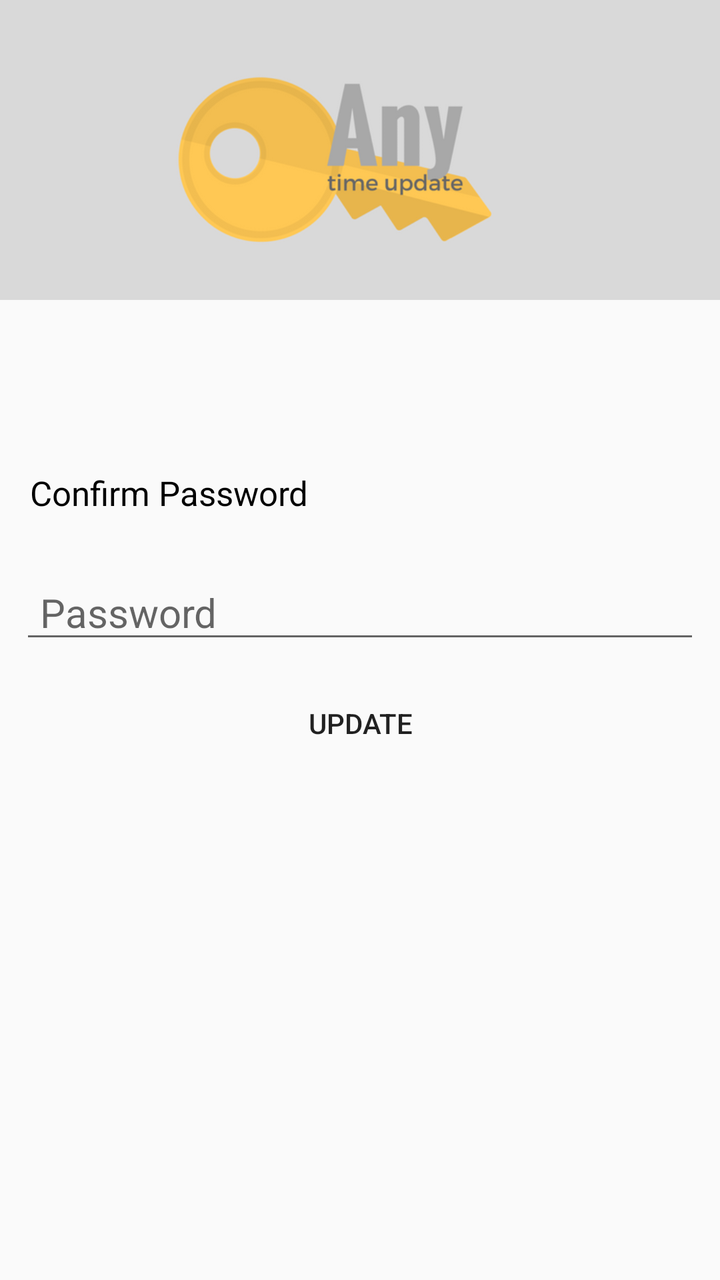
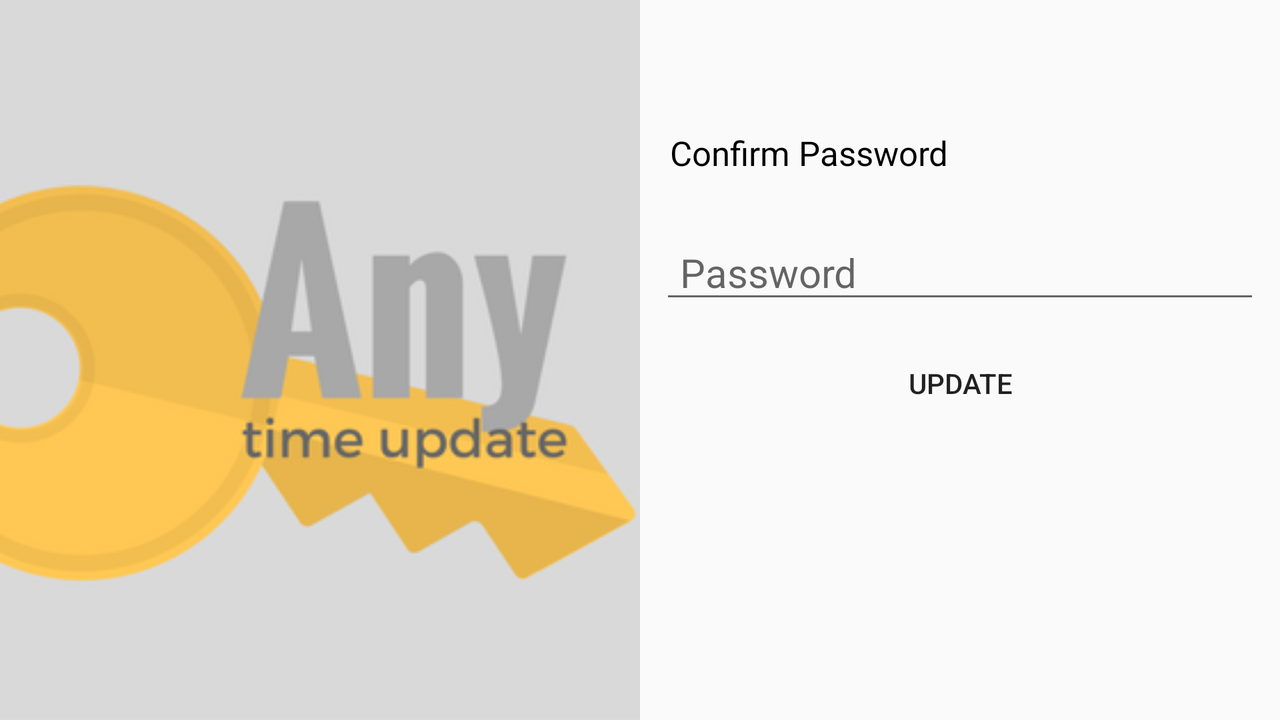

An Android layout and its configuration variant, each rendered on a device that would load it. The default file and the variant file are quoted in full after the pictures.
<!-- AndroidManifest.xml: application theme AppTheme -->
<!-- res/layout/activity_update.xml -->
<?xml version="1.0" encoding="utf-8"?>
<LinearLayout xmlns:android="http://schemas.android.com/apk/res/android"
    xmlns:app="http://schemas.android.com/apk/res-auto"
    xmlns:tools="http://schemas.android.com/tools"
    android:layout_width="match_parent"
    android:layout_height="match_parent"
    android:orientation="vertical"
    tools:context="com.example.codebox.homelock.Update">

    <ImageView
        android:layout_width="match_parent"
        android:layout_height="150dp"
        android:scaleType="centerCrop"
        android:src="@drawable/update"
        android:layout_marginBottom="20dp"/>

    <ScrollView
        android:layout_width="match_parent"
        android:layout_height="wrap_content">
        <LinearLayout
            android:layout_width="match_parent"
            android:layout_height="wrap_content"
            android:orientation="vertical">

            <ImageView
                android:layout_width="40dp"
                android:layout_height="40dp"
                android:src="@drawable/password"
                android:layout_marginTop="10dp"
                android:layout_marginLeft="20dp"/>

            <TextView
                android:layout_width="wrap_content"
                android:layout_height="wrap_content"
                android:text="Confirm Password"
                android:padding="15dp"
                android:textSize="17sp"
                android:textColor="#000"/>

            <EditText
                android:id="@+id/password"
                android:paddingLeft="10dp"
                android:paddingRight="10dp"
                android:layout_width="match_parent"
                android:layout_height="wrap_content"
                android:layout_margin="10dp"
                android:inputType="textPassword"
                android:textSize="20sp"
                android:hint="Password"/>
            <Button
                android:id="@+id/apply"
                android:layout_marginLeft="15dp"
                android:layout_marginRight="15dp"
                android:layout_width="match_parent"
                android:layout_height="50dp"
                style="?android:attr/borderlessButtonStyle"
                android:text="Update"/>
        </LinearLayout>
    </ScrollView>
</LinearLayout>
<!-- resources referenced by this layout -->
<resources>
  <!-- drawable update: png bitmap (drawable, 36608 bytes) -->
  <style name="AppTheme" parent="Theme.AppCompat.Light.DarkActionBar">
          
          <item name="colorPrimary">#424242</item>
          <item name="colorPrimaryDark">#212121</item>
          <item name="colorAccent">#158e00</item>
          <item name="colorButtonNormal">#424242</item>
  
          <item name="android:colorControlHighlight" tools:targetApi="lollipop">#158e00</item>
      </style>
</resources>
<!-- res/layout-land/activity_update.xml (the repository's variant of the layout above) -->
<!-- drawn on the phone turned sideways -->
<?xml version="1.0" encoding="utf-8"?>
<LinearLayout xmlns:android="http://schemas.android.com/apk/res/android"
    xmlns:app="http://schemas.android.com/apk/res-auto"
    xmlns:tools="http://schemas.android.com/tools"
    android:layout_width="match_parent"
    android:layout_height="match_parent"
    android:orientation="horizontal"
    tools:context="com.example.codebox.homelock.Update">

    <LinearLayout
        android:orientation="vertical"
        android:layout_width="0dp"
        android:layout_weight="1"
        android:layout_height="match_parent">

        <ImageView
            android:layout_width="match_parent"
            android:layout_height="match_parent"
            android:scaleType="centerCrop"
            android:src="@drawable/update" />
    </LinearLayout>

    <LinearLayout
        android:orientation="vertical"
        android:layout_width="0dp"
        android:layout_weight="1"
        android:layout_height="match_parent">
        <ScrollView
            android:layout_width="match_parent"
            android:layout_height="wrap_content">
            <LinearLayout
                android:layout_width="match_parent"
                android:layout_height="wrap_content"
                android:orientation="vertical">

                <ImageView
                    android:layout_width="40dp"
                    android:layout_height="40dp"
                    android:src="@drawable/password"
                    android:layout_marginTop="10dp"
                    android:layout_marginLeft="20dp"/>

                <TextView
                    android:layout_width="wrap_content"
                    android:layout_height="wrap_content"
                    android:text="Confirm Password"
                    android:padding="15dp"
                    android:textSize="17sp"
                    android:textColor="#000"/>

                <EditText
                    android:id="@+id/password"
                    android:paddingLeft="10dp"
                    android:paddingRight="10dp"
                    android:layout_width="match_parent"
                    android:layout_height="wrap_content"
                    android:layout_margin="10dp"
                    android:inputType="textPassword"
                    android:textSize="20sp"
                    android:hint="Password"/>
                <Button
                    android:id="@+id/apply"
                    android:layout_marginLeft="15dp"
                    android:layout_marginRight="15dp"
                    android:layout_width="match_parent"
                    android:layout_height="50dp"
                    style="?android:attr/borderlessButtonStyle"
                    android:text="Update"/>
            </LinearLayout>
        </ScrollView>
    </LinearLayout>
</LinearLayout>
